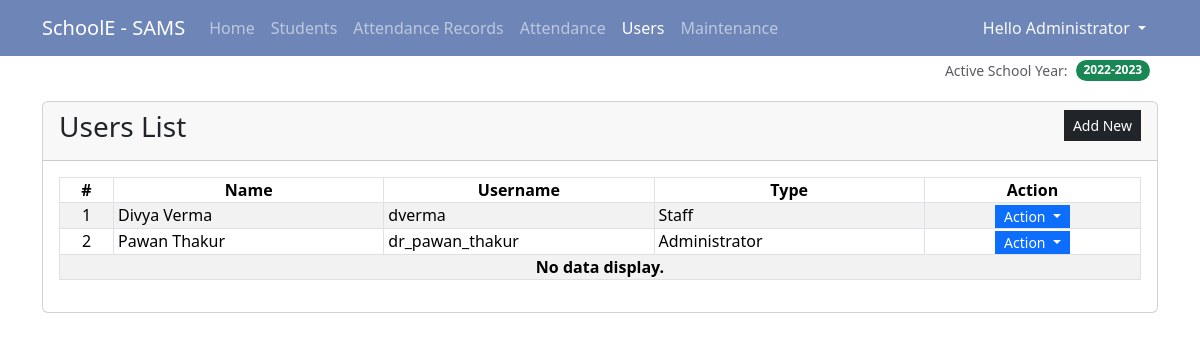
Page /?page=users (signed in) on the committed database.
### tables this page shows
CREATE TABLE `user_list` (
            `user_id` INTEGER NOT NULL PRIMARY KEY AUTOINCREMENT,
            `fullname` INTEGER NOT NULL,
            `username` TEXT NOT NULL,
            `password` TEXT NOT NULL,
            `type` INTEGER NOT NULL,
            `status` INTEGER NOT NULL Default 1,
            `date_created` TIMESTAMP DEFAULT CURRENT_TIMESTAMP
        );

### users.php (the view, shortened to what this page needs)
<div class="card">
    <div class="card-header d-flex justify-content-between">
        <h3 class="card-title">Users List</h3>
        <div class="card-tools align-middle">
            <button class="btn btn-dark btn-sm py-1 rounded-0" type="button" id="create_new">Add New</button>
        </div>
    </div>
    <div class="card-body">
        <table class="table table-hover table-striped table-bordered">
            <colgroup>
                <col width="5%">
                <col width="25%">
                <col width="25%">
                <col width="25%">
                <col width="20%">
            </colgroup>
            <thead>
                <tr>
                    <th class="text-center p-0">#</th>
                    <th class="text-center p-0">Name</th>
                    <th class="text-center p-0">Username</th>
                    <th class="text-center p-0">Type</th>
                    <th class="text-center p-0">Action</th>
                </tr>
            </thead>
            <tbody>
                <?php
                $sql = "SELECT * FROM `user_list` where user_id != 1 order by `fullname` asc";
                $qry = $conn->query($sql);
                $i = 1;
                    while($row = $qry->fetchArray()):
                ?>
                <tr>
                    <td class="text-center p-0"><?php echo $i++; ?></td>
                    <td class="py-0 px-1"><?php echo $row['fullname'] ?></td>
                    <td class="py-0 px-1"><?php echo $row['username'] ?></td>
                    <td class="py-0 px-1"><?php echo ($row['type'] == 1)? 'Administrator':'Staff' ?></td>
                    <th class="text-center py-0 px-1">
                        <div class="btn-group" role="group">
                            <button id="btnGroupDrop1" type="button" class="btn btn-primary dropdown-toggle btn-sm rounded-0 py-0" data-bs-toggle="dropdown" aria-expanded="false">
                            Action
                            </button>
                        </div>
                    </th>
                </tr>
                <?php endwhile; ?>
                <?php if(!$qry->fetchArray()): ?>
                    <tr>
                        <th class="text-center p-0" colspan="5">No data display.</th>
                    </tr>
                <?php endif; ?>
            </tbody>
        </table>
    </div>
</div>

### index.php (style rules this page uses)
html,body { height:100%; width:100%; }

### rows in the picture
user_list: fullname "Divya Verma", username "dverma", type "Staff"
user_list: fullname "Pawan Thakur", username "dr_pawan_thakur", type "Administrator"

### other values in the picture
$_SESSION['fullname'] "Administrator"
$_SESSION['sy'] "2022-2023"
